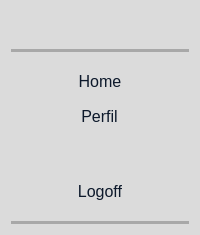
     <widget class="QFrame" name="frame_lateral_esquerdo">
      <property name="sizePolicy">
       <sizepolicy hsizetype="Preferred" vsizetype="Preferred">
        <horstretch>0</horstretch>
        <verstretch>0</verstretch>
       </sizepolicy>
      </property>
      <property name="maximumSize">
       <size>
        <width>200</width>
        <height>16777215</height>
       </size>
      </property>
      <property name="autoFillBackground">
       <bool>false</bool>
      </property>
      <property name="styleSheet">
       <string notr="true">background-color: rgb(219, 219, 219);
color: rgb(13, 25, 43);

border-top-right-radius: 5px;
border-bottom-right-radius: 5px;

border: none;</string>
      </property>
      <property name="frameShape">
       <enum>QFrame::StyledPanel</enum>
      </property>
      <property name="frameShadow">
       <enum>QFrame::Raised</enum>
      </property>
      <layout class="QVBoxLayout" name="verticalLayout">
       <item>
        <widget class="QFrame" name="frame_titulo">
         <property name="maximumSize">
          <size>
           <width>16777215</width>
           <height>50</height>
          </size>
         </property>
         <property name="styleSheet">
          <string notr="true">color: rgb(13, 25, 43);</string>
         </property>
         <property name="frameShape">
          <enum>QFrame::NoFrame</enum>
         </property>
         <property name="frameShadow">
          <enum>QFrame::Raised</enum>
         </property>
         <layout class="QHBoxLayout" name="horizontalLayout_2">
          <item>
           <widget class="QLabel" name="label">
            <property name="toolTip">
             <string>&lt;html&gt;&lt;head/&gt;&lt;body&gt;&lt;p&gt;&lt;img src=&quot;:/icons/globe.png&quot;/&gt;&lt;/p&gt;&lt;/body&gt;&lt;/html&gt;</string>
            </property>
            <property name="styleSheet">
             <string notr="true">min-width: 75px;</string>
            </property>
            <property name="text">
             <string>&lt;html&gt;&lt;head/&gt;&lt;body&gt;&lt;p align=&quot;center&quot;&gt;&lt;img src=&quot;:/icons/globe.png&quot;/&gt;&lt;/p&gt;&lt;/body&gt;&lt;/html&gt;</string>
            </property>
           </widget>
          </item>
         </layout>
        </widget>
       </item>
       <item>
        <widget class="Line" name="line">
         <property name="styleSheet">
          <string notr="true">background-color:  rgb(168, 168, 168);
</string>
         </property>
         <property name="orientation">
          <enum>Qt::Horizontal</enum>
         </property>
        </widget>
       </item>
       <item>
        <widget class="QFrame" name="frame_menu">
         <property name="maximumSize">
          <size>
           <width>200</width>
           <height>16777215</height>
          </size>
         </property>
         <property name="styleSheet">
          <string notr="true">color: rgb(13, 25, 43);</string>
         </property>
         <property name="frameShape">
          <enum>QFrame::NoFrame</enum>
         </property>
         <property name="frameShadow">
          <enum>QFrame::Raised</enum>
         </property>
         <layout class="QVBoxLayout" name="verticalLayout_2">
          <item alignment="Qt::AlignVCenter">
           <widget class="QPushButton" name="btn_home">
            <property name="cursor">
             <cursorShape>PointingHandCursor</cursorShape>
            </property>
            <property name="focusPolicy">
             <enum>Qt::NoFocus</enum>
            </property>
            <property name="styleSheet">
             <string notr="true">padding: 5px 10px;
border-radius: 2px;
min-width: 10px;
min-height: 10px;
font-size: 16px;</string>
            </property>
            <property name="text">
             <string>Home</string>
            </property>
           </widget>
          </item>
          <item alignment="Qt::AlignHCenter">
           <widget class="QPushButton" name="btn_perfil">
            <property name="styleSheet">
             <string notr="true">padding: 5px 10px;
border-radius: 2px;
min-width: 10px;
min-height: 10px;
font-size: 16px;</string>
            </property>
            <property name="text">
             <string>Perfil</string>
            </property>
           </widget>
          </item>
          <item>
           <spacer name="verticalSpacer_2">
            <property name="orientation">
             <enum>Qt::Vertical</enum>
            </property>
            <property name="sizeHint" stdset="0">
             <size>
              <width>20</width>
              <height>40</height>
             </size>
            </property>
           </spacer>
          </item>
          <item>
           <widget class="QPushButton" name="btn_logoff">
            <property name="cursor">
             <cursorShape>PointingHandCursor</cursorShape>
            </property>
            <property name="focusPolicy">
             <enum>Qt::NoFocus</enum>
            </property>
            <property name="styleSheet">
             <string notr="true">padding: 5px 10px;
border-radius: 2px;
min-width: 10px;
min-height: 10px;
font-size: 16px;</string>
            </property>
            <property name="text">
             <string>Logoff</string>
            </property>
           </widget>
          </item>
         </layout>
        </widget>
       </item>
       <item>
        <widget class="Line" name="line_2">
         <property name="styleSheet">
          <string notr="true">background-color:  rgb(168, 168, 168);
</string>
         </property>
         <property name="orientation">
          <enum>Qt::Horizontal</enum>
         </property>
        </widget>
       </item>
      </layout>
     </widget>
